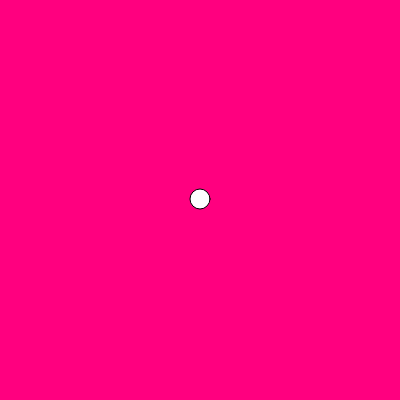
Frame 1 (no input)
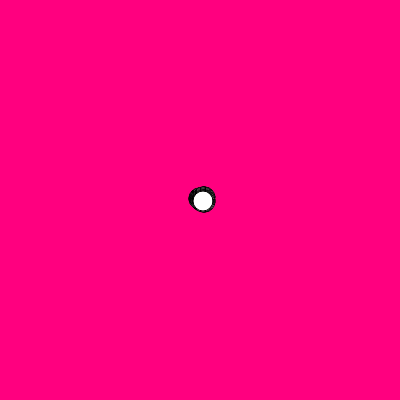
Frame 60 (no input)
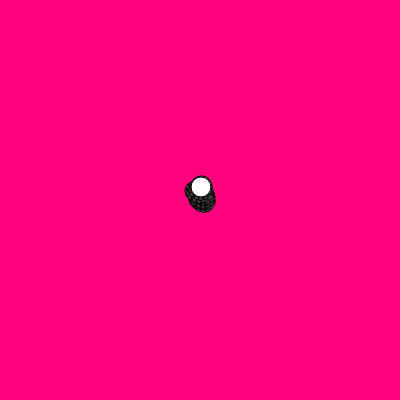
Frame 120 (the mouse pressed at the canvas centre since frame 60)

The p5.js sketch that drew these frames (run headless with seeded random() and noise() and a simulated clock; from frame 60 on, the mouse is pressed at the canvas centre):

// p5.js sketch
// ── sketch.js
let camminatore;

function setup() {
  createCanvas(400,400);
  camminatore = new Camminatore();
  background(255, 0, 127);
} //for per farne più di uno

function draw() {
  camminatore.step();
  camminatore.render();
}

class Camminatore {
  constructor(){
    this.x = width/2;
    this.y = height/2;
  }

  render() {
    stroke(1);
    circle(this.x,this.y, 20);
  }

  step() {
    var choice = floor(random(4));
    if (choice === 0) {
      this.x--;
    } else if (choice == 1) {
      this.x++;
    } else if (choice == 2) {
      this.y--;
    } else {
      this.y++;
    }
    this.x = constrain(this.x,0,width-1);
    this.y = constrain(this.y,0,height-1);
  }
}
